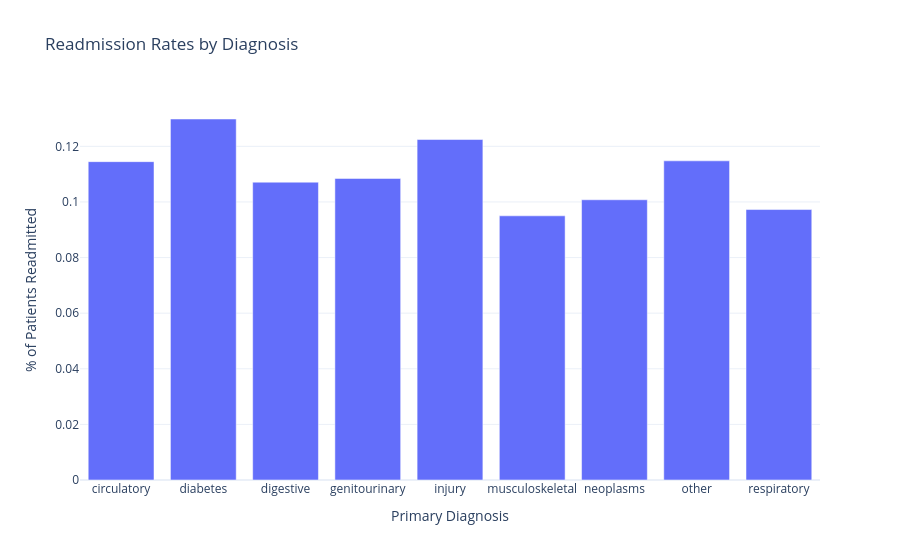

The code cell stored with this chart in its notebook:
### Markdown cell above
As found before, most patients are admitted for circulatory, respiratory, digestive, or diabetes issues. Diagnosis data is missing for very few patients, so I will omit these rows from the EDA.

### Code cell
#Omits all rows where primary diagnosis is missing
df = df[df['diag_1g'] != 'na']

#Calculates the proportion of patients readmitted for each diagnosis group
diag_readmit = df.groupby('diag_1g')['readmitted'].mean().to_frame('pct_readmitted')

#Plots a bar chart showing the % readmitted by diagnosis
fig = px.bar(diag_readmit, y = 'pct_readmitted', template = 'plotly_white', title = 'Readmission Rates by Diagnosis')
fig.update_layout(xaxis_title = 'Primary Diagnosis', yaxis_title = '% of Patients Readmitted')
fig.show()

### Figure 1 — Plotly figure (JSON) as saved in the notebook; plotly's stock layout.template omitted (floating-point values rounded to 4 significant figures)
{"data": [{"hovertemplate": "diag_1g=%{x}<br>pct_readmitted=%{y}<extra></extra>", "legendgroup": "", "marker": {"color": "#636efa", "pattern": {"shape": ""}}, "name": "", "orientation": "v", "showlegend": false, "textposition": "auto", "type": "bar", "x": ["circulatory", "diabetes", "digestive", "genitourinary", "injury", "musculoskeletal", "neoplasms", "other", "respiratory"], "xaxis": "x", "y": [0.1145, 0.1298, 0.1071, 0.1085, 0.1225, 0.09502, 0.1008, 0.1148, 0.09728], "yaxis": "y"}], "layout": {"autosize": true, "barmode": "relative", "legend": {"tracegroupgap": 0}, "title": {"text": "Readmission Rates by Diagnosis"}, "xaxis": {"anchor": "y", "autorange": true, "domain": [0, 1], "range": [-0.5, 8.5], "title": {"text": "Primary Diagnosis"}, "type": "category"}, "yaxis": {"anchor": "x", "autorange": true, "domain": [0, 1], "range": [0, 0.1367], "title": {"text": "% of Patients Readmitted"}, "type": "linear"}}}
